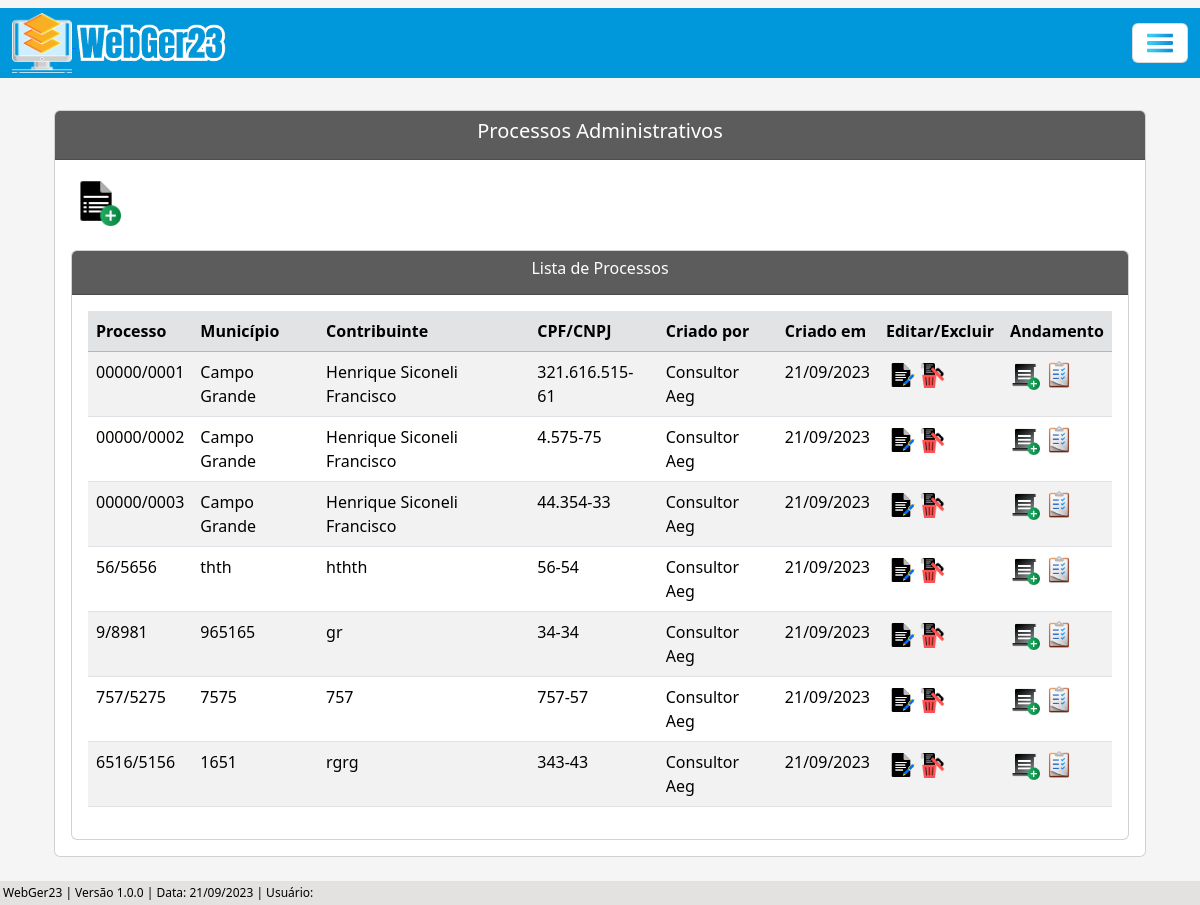
The page /listar/processo-adm/ on the database as committed earlier.
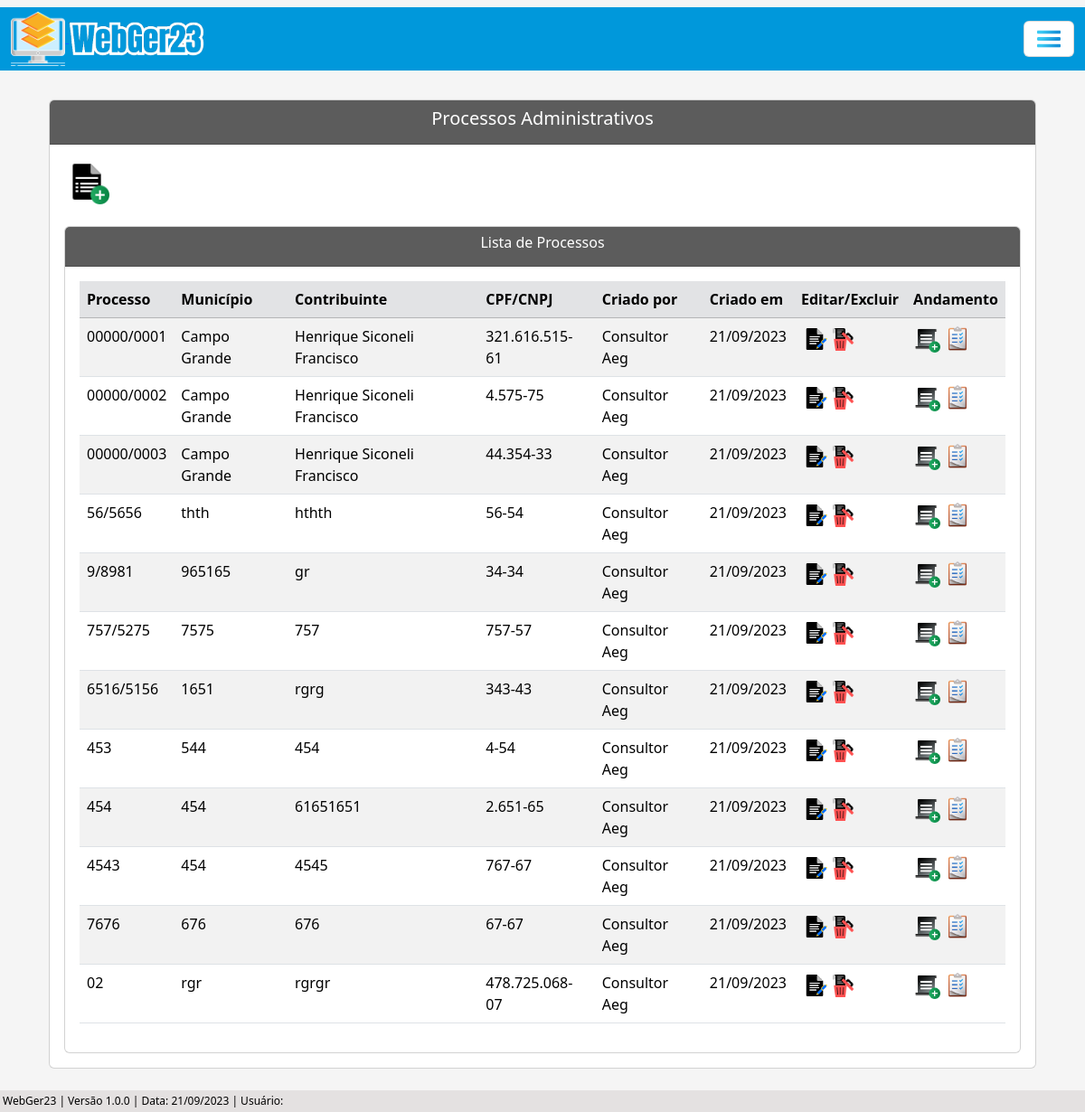
The same page on the database as committed later.
### processo/models.py (models this page shows, shortened)
class Base(models.Model): # Classe base, será herdada pelas outras classes
    data_criacao = models.DateField('data_criação', auto_now_add=True)
    data_alteracao = models.DateField('Alterado', auto_now=True)
    ativo = models.BooleanField('Ativo?', default=True)
    class Meta:
        abstract = True

class ProcessoAdm(Base):
    tipo_pessoas = (
        ('Física', 'Física'), ('Jurídica', 'Jurídica'),
    )
    criador_processo_adm = models.ForeignKey(get_user_model(), verbose_name='Usuário Criador', on_delete=models.CASCADE) # Usuário que criou o processo, utilizando chave primária com o get_user_model do django, para utilizar o usuário logado automaticamente
    numero = models.CharField(unique=True, verbose_name='N°', max_length=10) # Número do processo
    municipio = models.CharField(max_length=50, verbose_name='Município') # Município
    uf = models.CharField(max_length=2) # UF
    data_inicial = models.DateField(blank=True, null=True) # Data Inicial do Período do processo
    data_final = models.DateField(blank=True, null=True) # Data final do Período do processo
    data_div_ativa = models.DateField(blank=True, null=True) # Data dívida ativa
    valor_atributo = models.CharField(max_length=14, blank=True, null=True)  # Valor do atributo
    valor_multa = models.CharField(max_length=14, blank=True, null=True) # Valor da multa
    valor_credito = models.CharField(max_length=14, blank=True, null=True) # Valor do crédito
    valor_atualizado = models.CharField(max_length=14, blank=True, null=True) # Valor do atualizado
    data_valor_atualizado = models.DateField(blank=True, null=True) # Data valor atualizado
    nome_contribuinte = models.CharField(max_length=50)  # Nome / Razão Social
    tipo_pessoa = models.CharField(max_length=50, choices=tipo_pessoas) # Física / Jurídica
    documento = models.CharField(max_length=20, verbose_name='CPF/CNPJ', unique=True) # CPF / CNPJ
    nome_fantasia = models.CharField(max_length=50, blank=True, null=True) # Nome Fantasia
    email = models.EmailField(max_length=50, blank=True, null=True) # E-mail
    endereco = models.CharField(max_length=150) # Rua
    complemento = models.CharField(max_length=50, blank=True, null=True) # Complemento
    municipio_contribuinte = models.CharField(max_length=50, blank=True, null=True) # Município Contribuinte
    uf_contribuinte = models.CharField(max_length=2, verbose_name='UF', blank=True, null=True) # UF Contribuinte
    cep = models.CharField(max_length=10, blank=True, null=True) # CEP
    telefone = models.CharField(max_length=20, blank=True, null=True) # Telefone
    celular = models.CharField(max_length=20, blank=True, null=True) # Celular

### processo/views.py (the view)
# urls.py: path('listar/processo-adm/', ProcessoAdmList.as_view(), name='proc-adm-list'),
class ProcessoAdmList(ListView):
    model = ProcessoAdm
    template_name = 'processos/lists/processo_adm_list.html'

### processo/templates/processos/lists/processo_adm_list.html (shortened to what this page needs)
{% extends 'index.html' %}
{% load static %}
{% block conteudo %}
    <div class="container p-4">
        <div class="card">
            <div class="card-header text-white" style="background-color: #5c5c5c;">
                <h5 style="text-align: center;">Processos Administrativos</h5>
            </div>
            <div class="card-body">
                <a href="{% url 'proc-adm-create' %}"><img src="{% static 'img/create-processo.png' %}" width="50"></a>
                <br><br>
                <div class="card">
                    <div class="card-header text-white" style="background-color: #5c5c5c;; text-align: center;">
                    <h6>Lista de Processos</h6>
                    </div>
                    <div class="card-body">
                        <div class="table-responsive">
                            <table class="table table-striped" id="tabela-listar">
                                <thead>
                                    <tr class="table-secondary">
                                        <th>Processo</th>
                                        <th>Município</th>
                                        <th>Contribuinte</th>
                                        <th>CPF/CNPJ</th>
                                        <th>Criado por</th>
                                        <th>Criado em</th>
                                        <th>Editar/Excluir</th>
                                        <th>Andamento</th>
                                    </tr>
                                </thead>
                                <tbody>
                                    {% for processo in object_list %}
                                    <tr>
                                        <td>{{ processo.numero }}</td>
                                        <td>{{ processo.municipio }}</td>
                                        <td>{{ processo.nome_contribuinte }}</td>
                                        <td>{{ processo.documento }}</td>
                                        <td>{{ processo.criador_processo_adm.get_full_name }}</td>
                                        <td>{{ processo.data_criacao|date:"d/m/Y" }}</td>
                                        <td>
                                            <a href="{% url 'proc-adm-update' processo.pk %}"><img src="{% static 'img/editar.png' %}" width="30"></i></a>
                                            <a href="{% url 'proc-adm-delete' processo.pk %}"><img src="{% static 'img/excluir.png' %}" width="25"></a>
                                        </td>
                                        <td>
                                            <a href="{% url 'andamento-adm-create' processo.pk %}"><img src="{% static 'img/create-andamento.png' %}" width="30"></a>
                                            <a href="{% url 'andamento-adm-list' processo.pk %}"><img src="{% static 'img/listar.png' %}" width="30"></a>
                                        </td>
                                    </tr>
                                    {% endfor %}
                                </tbody>
                            </table>
                        </div>
                    </div>
                </div>
            </div>
        </div>
    </div>
    <br>
    {% endblock %}

### core/templates/index.html (shortened to what this page needs)
{% load static %}
<!DOCTYPE html>
<html lang="pt-br">
<head>
    <link href="https://cdn.jsdelivr.net/npm/bootstrap@5.3.1/dist/css/bootstrap.min.css" rel="stylesheet">
    <link rel="stylesheet" href="https://cdn.jsdelivr.net/npm/bootstrap-icons@1.10.5/font/bootstrap-icons.css">
    <link rel="stylesheet" href="{% static 'css/estilos.css' %}">
    <link href="https://cdn.datatables.net/v/bs5/dt-1.13.6/datatables.min.css" rel="stylesheet">
</head>
<body>
    {% block menu %}
      <nav class="navbar">
        <div class="container-fluid">
             <a href="{% url 'index' %}"><img src="{% static 'img/logo.png' %}" alt="" width="60"> <img src="{% static 'img/webger.png' %}" alt="" width="150"></a>
          <button class="navbar-toggler" type="button" data-bs-toggle="offcanvas" data-bs-target="#offcanvasNavbar" aria-controls="offcanvasNavbar" aria-label="Toggle navigation" style="background-color: white;">
            <span><img src="{% static 'img/menu.png' %}" width="30"></span>
          </button>
        </div>
      </nav>
    {% endblock %}
    {% block conteudo %}{% endblock %}
    {% block rodape %}
      <div class="rodape">
        WebGer23 | Versão 1.0.0 | Data: {% now 'd/m/Y' %} | Usuário: {{ user.get_full_name }}
      </div>
    {% endblock %}
</body>
</html>

### core/static/css/estilos.css (style rules this page uses)
.container-fluid { background-color: #0098DB; height: 70px; }
body { background-color: whitesmoke; margin: 0; padding: 0; display: flex; flex-direction: column; min-height: 100vh; position: relative; }
.rodape { background-color: rgb(228, 225, 225); color: black; padding: 3px; text-align: left; font-size: 12px; position: absolute; bottom: 0; width: 100%; }

Rows that differ between the two databases and show on the page:
added ProcessoAdm: numero "453", municipio "544", nome_contribuinte "454", documento "4-54", criador_processo_adm.get_full_name "Consultor Aeg", data_criacao "21/09/2023"
added ProcessoAdm: numero "454", municipio "454", nome_contribuinte "61651651", documento "2.651-65", criador_processo_adm.get_full_name "Consultor Aeg", data_criacao "21/09/2023"
added ProcessoAdm: numero "4543", municipio "454", nome_contribuinte "4545", documento "767-67", criador_processo_adm.get_full_name "Consultor Aeg", data_criacao "21/09/2023"
added ProcessoAdm: numero "7676", municipio "676", nome_contribuinte "676", documento "67-67", criador_processo_adm.get_full_name "Consultor Aeg", data_criacao "21/09/2023"
added ProcessoAdm: numero "02", municipio "rgr", nome_contribuinte "rgrgr", documento "478.725.068-07", criador_processo_adm.get_full_name "Consultor Aeg", data_criacao "21/09/2023"
